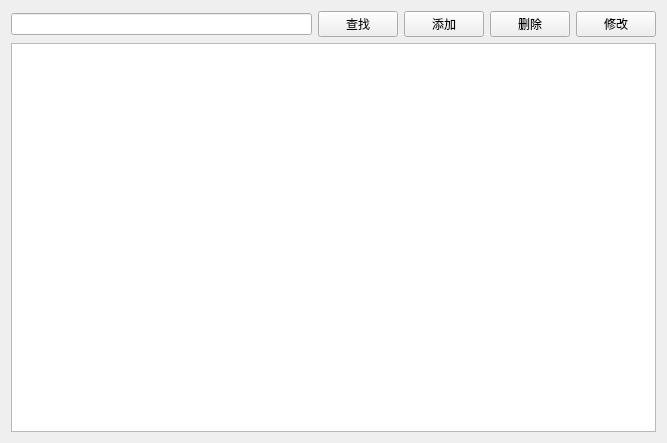
<?xml version="1.0" encoding="UTF-8"?>
<ui version="4.0">
 <class>PatientView</class>
 <widget class="QWidget" name="PatientView">
  <property name="geometry">
   <rect>
    <x>0</x>
    <y>0</y>
    <width>667</width>
    <height>443</height>
   </rect>
  </property>
  <property name="windowTitle">
   <string>患者管理</string>
  </property>
  <layout class="QVBoxLayout" name="verticalLayout">
   <item>
    <layout class="QHBoxLayout" name="horizontalLayout">
     <item>
      <widget class="QLineEdit" name="txtSearch"/>
     </item>
     <item>
      <widget class="QPushButton" name="btSearch">
       <property name="text">
        <string>查找</string>
       </property>
      </widget>
     </item>
     <item>
      <widget class="QPushButton" name="btAdd">
       <property name="text">
        <string>添加</string>
       </property>
      </widget>
     </item>
     <item>
      <widget class="QPushButton" name="btDelete">
       <property name="text">
        <string>删除</string>
       </property>
      </widget>
     </item>
     <item>
      <widget class="QPushButton" name="btEdit">
       <property name="text">
        <string>修改</string>
       </property>
      </widget>
     </item>
    </layout>
   </item>
   <item>
    <widget class="QTableView" name="tableView"/>
   </item>
  </layout>
 </widget>
 <resources/>
 <connections/>
</ui>
